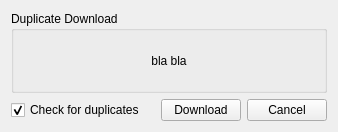
<?xml version="1.0" encoding="UTF-8"?>
<ui version="4.0">
 <class>Duplicate</class>
 <widget class="QWidget" name="Duplicate">
  <property name="geometry">
   <rect>
    <x>0</x>
    <y>0</y>
    <width>338</width>
    <height>132</height>
   </rect>
  </property>
  <property name="windowTitle">
   <string>Confirm Download</string>
  </property>
  <layout class="QVBoxLayout" name="verticalLayout_2">
   <item>
    <widget class="QGroupBox" name="groupBox">
     <property name="title">
      <string>Duplicate Download</string>
     </property>
     <layout class="QVBoxLayout" name="verticalLayout">
      <item>
       <widget class="QLabel" name="lblDesc">
        <property name="text">
         <string>bla bla</string>
        </property>
        <property name="alignment">
         <set>Qt::AlignCenter</set>
        </property>
       </widget>
      </item>
     </layout>
    </widget>
   </item>
   <item>
    <layout class="QHBoxLayout" name="horizontalLayout">
     <item>
      <widget class="QCheckBox" name="chkDuplicates">
       <property name="text">
        <string>Check for duplicates</string>
       </property>
       <property name="checked">
        <bool>true</bool>
       </property>
      </widget>
     </item>
     <item>
      <spacer name="horizontalSpacer">
       <property name="orientation">
        <enum>Qt::Horizontal</enum>
       </property>
       <property name="sizeHint" stdset="0">
        <size>
         <width>40</width>
         <height>20</height>
        </size>
       </property>
      </spacer>
     </item>
     <item>
      <widget class="QPushButton" name="btnAccept">
       <property name="text">
        <string>Download</string>
       </property>
      </widget>
     </item>
     <item>
      <widget class="QPushButton" name="btnCancel">
       <property name="text">
        <string>Cancel</string>
       </property>
      </widget>
     </item>
    </layout>
   </item>
  </layout>
 </widget>
 <resources/>
 <connections/>
</ui>
